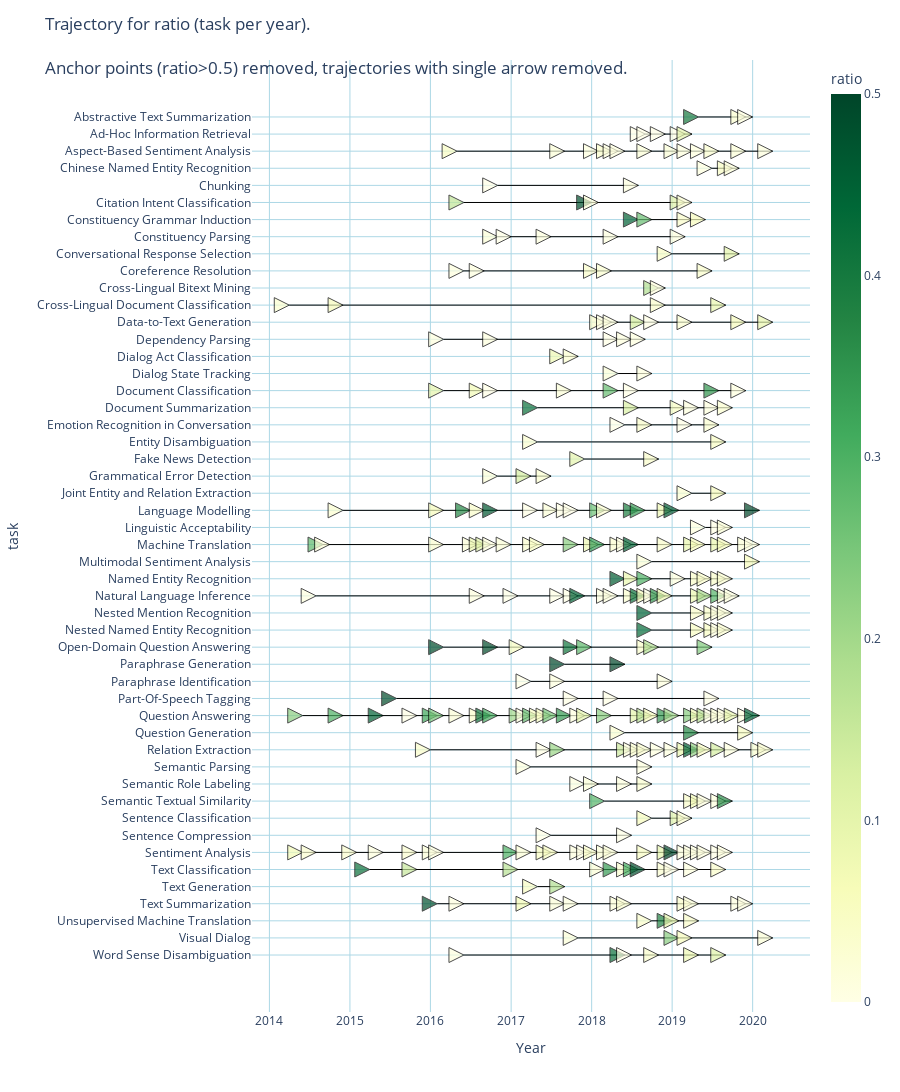

Notebook code for this chart:
### Markdown cell above
### Same plot as before, but then, only with more than one arrow per trajectory.

### Code cell
fig_traj = px.line(average_summary_IN, x="date", y="task", color="task")

# this trace adds first all the dates with a data point attached to it
# fig3_df=average_summary[average_summary["in_trajectory"]=="OUT"]
# fig3_df["date"]=pd.to_datetime(fig3_df['date'])
# fig3_df["date"]=fig3_df["date"].dt.year


# then as use the average_summary df to add only the data that forms a trajectory#
# this value/date is the average of the percentual of maximum value achieved for the metrics at that date.

# This adds/remove those points with value < 1 and > 0.5
# add_white("task")

fig_traj.add_trace(
    go.Scatter(
        x=average_summary_IN["date"],
        y=average_summary_IN["task"],
        mode="markers",
        name=None,
        hovertemplate=average_summary_IN["task"]
        + "<BR>task: "
        + average_summary_IN["task"]
        + "<BR>date: "
        + average_summary_IN["date"].astype("string")
        + "<BR>ratio: "
        + average_summary_IN["ratio"].astype("string"),
        marker=dict(
            size=15,  # alpha ratio
            symbol=48,  # https://plotly.com/python/marker-style/
            opacity=0.7,  # alpha ratio
            color=average_summary_IN["ratio"],  # set color equal to a variable
            colorscale="YlGn",  # one of plotly colorscales
            colorbar=dict(title="ratio", lenmode="pixels"),
            showscale=True,
        ),
    )
)


fig_traj.update_traces(
    marker=dict(line=dict(color="black", width=1)),
    line=dict(width=1, color="black"),
)

fig_traj.update_xaxes(showgrid=True, gridcolor="lightBlue", title="Year")
fig_traj.update_yaxes(showgrid=True, gridcolor="lightBlue", title="task")

fig_traj.update_layout(
    #title="Trajectory for ratio (task per year)",
    title_text='Trajectory for ratio (task per year).<BR><BR>Anchor points (ratio>0.5) removed, trajectories with single arrow removed.',
    showlegend=False,
    plot_bgcolor="white",
    height=2000,
    width=900,
    xaxis=dict(
        tickmode="auto",
    ),
)  # set the background colour)

# fig.update_layout(margin_pad=1)

fig_traj.show()

### Figure 1 — Plotly figure (JSON) as saved in the notebook; plotly's stock layout.template omitted (floating-point values rounded to 4 significant figures; data arrays with more than 128 entries replaced by an {"elided": "..."} marker saying what was removed)
{"data": [{"hovertemplate": "task=%{y}<br>date=%{x}<extra></extra>", "legendgroup": "Abstractive Text Summarization", "line": {"color": "black", "dash": "solid", "width": 1}, "marker": {"line": {"color": "black", "width": 1}}, "mode": "lines", "name": "Abstractive Text Summarization", "orientation": "v", "showlegend": true, "type": "scatter", "x": ["2019-05", "2019-12", "2020-01"], "xaxis": "x", "y": ["Abstractive Text Summarization", "Abstractive Text Summarization", "Abstractive Text Summarization"], "yaxis": "y"}, {"hovertemplate": "task=%{y}<br>date=%{x}<extra></extra>", "legendgroup": "Ad-Hoc Information Retrieval", "line": {"color": "black", "dash": "solid", "width": 1}, "marker": {"line": {"color": "black", "width": 1}}, "mode": "lines", "name": "Ad-Hoc Information Retrieval", "orientation": "v", "showlegend": true, "type": "scatter", "x": ["2018-09", "2018-10", "2018-12", "2019-03", "2019-04"], "xaxis": "x", "y": ["Ad-Hoc Information Retrieval", "Ad-Hoc Information Retrieval", "Ad-Hoc Information Retrieval", "Ad-Hoc Information Retrieval", "Ad-Hoc Information Retrieval"], "yaxis": "y"}, {"hovertemplate": "task=%{y}<br>date=%{x}<extra></extra>", "legendgroup": "Aspect-Based Sentiment Analysis", "line": {"color": "black", "dash": "solid", "width": 1}, "marker": {"line": {"color": "black", "width": 1}}, "mode": "lines", "name": "Aspect-Based Sentiment Analysis", "orientation": "v", "showlegend": true, "type": "scatter", "x": ["2016-05", "2017-09", "2018-02", "2018-04", "2018-05", "2018-06", "2018-10", "2019-02", "2019-04", "2019-06", "2019-08", "2019-12", "2020-04"], "xaxis": "x", "y": ["Aspect-Based Sentiment Analysis", "Aspect-Based Sentiment Analysis", "Aspect-Based Sentiment Analysis", "Aspect-Based Sentiment Analysis", "Aspect-Based Sentiment Analysis", "Aspect-Based Sentiment Analysis", "Aspect-Based Sentiment Analysis", "Aspect-Based Sentiment Analysis", "Aspect-Based Sentiment Analysis", "Aspect-Based Sentiment Analysis", "Aspect-Based Sentiment Analysis", "Aspect-Based Sentiment Analysis", "Aspect-Based Sentiment Analysis"], "yaxis": "y"}, {"hovertemplate": "task=%{y}<br>date=%{x}<extra></extra>", "legendgroup": "Chinese Named Entity Recognition", "line": {"color": "black", "dash": "solid", "width": 1}, "marker": {"line": {"color": "black", "width": 1}}, "mode": "lines", "name": "Chinese Named Entity Recognition", "orientation": "v", "showlegend": true, "type": "scatter", "x": ["2019-07", "2019-10", "2019-11"], "xaxis": "x", "y": ["Chinese Named Entity Recognition", "Chinese Named Entity Recognition", "Chinese Named Entity Recognition"], "yaxis": "y"}, {"hovertemplate": "task=%{y}<br>date=%{x}<extra></extra>", "legendgroup": "Chunking", "line": {"color": "black", "dash": "solid", "width": 1}, "marker": {"line": {"color": "black", "width": 1}}, "mode": "lines", "name": "Chunking", "orientation": "v", "showlegend": true, "type": "scatter", "x": ["2016-11", "2018-08"], "xaxis": "x", "y": ["Chunking", "Chunking"], "yaxis": "y"}, {"hovertemplate": "task=%{y}<br>date=%{x}<extra></extra>", "legendgroup": "Citation Intent Classification", "line": {"color": "black", "dash": "solid", "width": 1}, "marker": {"line": {"color": "black", "width": 1}}, "mode": "lines", "name": "Citation Intent Classification", "orientation": "v", "showlegend": true, "type": "scatter", "x": ["2016-06", "2018-01", "2018-02", "2019-03", "2019-04"], "xaxis": "x", "y": ["Citation Intent Classification", "Citation Intent Classification", "Citation Intent Classification", "Citation Intent Classification", "Citation Intent Classification"], "yaxis": "y"}, {"hovertemplate": "task=%{y}<br>date=%{x}<extra></extra>", "legendgroup": "Constituency Grammar Induction", "line": {"color": "black", "dash": "solid", "width": 1}, "marker": {"line": {"color": "black", "width": 1}}, "mode": "lines", "name": "Constituency Grammar Induction", "orientation": "v", "showlegend": true, "type": "scatter", "x": ["2018-08", "2018-10", "2019-04", "2019-06"], "xaxis": "x", "y": ["Constituency Grammar Induction", "Constituency Grammar Induction", "Constituency Grammar Induction", "Constituency Grammar Induction"], "yaxis": "y"}, {"hovertemplate": "task=%{y}<br>date=%{x}<extra></extra>", "legendgroup": "Constituency Parsing", "line": {"color": "black", "dash": "solid", "width": 1}, "marker": {"line": {"color": "black", "width": 1}}, "mode": "lines", "name": "Constituency Parsing", "orientation": "v", "showlegend": true, "type": "scatter", "x": ["2016-11", "2017-01", "2017-07", "2018-05", "2019-03"], "xaxis": "x", "y": ["Constituency Parsing", "Constituency Parsing", "Constituency Parsing", "Constituency Parsing", "Constituency Parsing"], "yaxis": "y"}, {"hovertemplate": "task=%{y}<br>date=%{x}<extra></extra>", "legendgroup": "Conversational Response Selection", "line": {"color": "black", "dash": "solid", "width": 1}, "marker": {"line": {"color": "black", "width": 1}}, "mode": "lines", "name": "Conversational Response Selection", "orientation": "v", "showlegend": true, "type": "scatter", "x": ["2019-01", "2019-11"], "xaxis": "x", "y": ["Conversational Response Selection", "Conversational Response Selection"], "yaxis": "y"}, {"hovertemplate": "task=%{y}<br>date=%{x}<extra></extra>", "legendgroup": "Coreference Resolution", "line": {"color": "black", "dash": "solid", "width": 1}, "marker": {"line": {"color": "black", "width": 1}}, "mode": "lines", "name": "Coreference Resolution", "orientation": "v", "showlegend": true, "type": "scatter", "x": ["2016-06", "2016-09", "2018-02", "2018-04", "2019-07"], "xaxis": "x", "y": ["Coreference Resolution", "Coreference Resolution", "Coreference Resolution", "Coreference Resolution", "Coreference Resolution"], "yaxis": "y"}, {"hovertemplate": "task=%{y}<br>date=%{x}<extra></extra>", "legendgroup": "Cross-Lingual Bitext Mining", "line": {"color": "black", "dash": "solid", "width": 1}, "marker": {"line": {"color": "black", "width": 1}}, "mode": "lines", "name": "Cross-Lingual Bitext Mining", "orientation": "v", "showlegend": true, "type": "scatter", "x": ["2018-11", "2018-12"], "xaxis": "x", "y": ["Cross-Lingual Bitext Mining", "Cross-Lingual Bitext Mining"], "yaxis": "y"}, {"hovertemplate": "task=%{y}<br>date=%{x}<extra></extra>", "legendgroup": "Cross-Lingual Document Classification", "line": {"color": "black", "dash": "solid", "width": 1}, "marker": {"line": {"color": "black", "width": 1}}, "mode": "lines", "name": "Cross-Lingual Document Classification", "orientation": "v", "showlegend": true, "type": "scatter", "x": ["2014-04", "2014-12", "2018-12", "2019-09"], "xaxis": "x", "y": ["Cross-Lingual Document Classification", "Cross-Lingual Document Classification", "Cross-Lingual Document Classification", "Cross-Lingual Document Classification"], "yaxis": "y"}, {"hovertemplate": "task=%{y}<br>date=%{x}<extra></extra>", "legendgroup": "Data-to-Text Generation", "line": {"color": "black", "dash": "solid", "width": 1}, "marker": {"line": {"color": "black", "width": 1}}, "mode": "lines", "name": "Data-to-Text Generation", "orientation": "v", "showlegend": true, "type": "scatter", "x": ["2018-03", "2018-04", "2018-05", "2018-09", "2018-11", "2019-04", "2019-12", "2020-04"], "xaxis": "x", "y": ["Data-to-Text Generation", "Data-to-Text Generation", "Data-to-Text Generation", "Data-to-Text Generation", "Data-to-Text Generation", "Data-to-Text Generation", "Data-to-Text Generation", "Data-to-Text Generation"], "yaxis": "y"}, {"hovertemplate": "task=%{y}<br>date=%{x}<extra></extra>", "legendgroup": "Dependency Parsing", "line": {"color": "black", "dash": "solid", "width": 1}, "marker": {"line": {"color": "black", "width": 1}}, "mode": "lines", "name": "Dependency Parsing", "orientation": "v", "showlegend": true, "type": "scatter", "x": ["2016-03", "2016-11", "2018-05", "2018-07", "2018-09"], "xaxis": "x", "y": ["Dependency Parsing", "Dependency Parsing", "Dependency Parsing", "Dependency Parsing", "Dependency Parsing"], "yaxis": "y"}, {"hovertemplate": "task=%{y}<br>date=%{x}<extra></extra>", "legendgroup": "Dialog Act Classification", "line": {"color": "black", "dash": "solid", "width": 1}, "marker": {"line": {"color": "black", "width": 1}}, "mode": "lines", "name": "Dialog Act Classification", "orientation": "v", "showlegend": true, "type": "scatter", "x": ["2017-09", "2017-11"], "xaxis": "x", "y": ["Dialog Act Classification", "Dialog Act Classification"], "yaxis": "y"}, {"hovertemplate": "task=%{y}<br>date=%{x}<extra></extra>", "legendgroup": "Dialog State Tracking", "line": {"color": "black", "dash": "solid", "width": 1}, "marker": {"line": {"color": "black", "width": 1}}, "mode": "lines", "name": "Dialog State Tracking", "orientation": "v", "showlegend": true, "type": "scatter", "x": ["2018-05", "2018-10"], "xaxis": "x", "y": ["Dialog State Tracking", "Dialog State Tracking"], "yaxis": "y"}, {"hovertemplate": "task=%{y}<br>date=%{x}<extra></extra>", "legendgroup": "Document Classification", "line": {"color": "black", "dash": "solid", "width": 1}, "marker": {"line": {"color": "black", "width": 1}}, "mode": "lines", "name": "Document Classification", "orientation": "v", "showlegend": true, "type": "scatter", "x": ["2016-03", "2016-09", "2016-11", "2017-10", "2018-05", "2018-08", "2019-08", "2019-12"], "xaxis": "x", "y": ["Document Classification", "Document Classification", "Document Classification", "Document Classification", "Document Classification", "Document Classification", "Document Classification", "Document Classification"], "yaxis": "y"}, {"hovertemplate": "task=%{y}<br>date=%{x}<extra></extra>", "legendgroup": "Document Summarization", "line": {"color": "black", "dash": "solid", "width": 1}, "marker": {"line": {"color": "black", "width": 1}}, "mode": "lines", "name": "Document Summarization", "orientation": "v", "showlegend": true, "type": "scatter", "x": ["2017-05", "2018-08", "2019-03", "2019-05", "2019-08", "2019-10"], "xaxis": "x", "y": ["Document Summarization", "Document Summarization", "Document Summarization", "Document Summarization", "Document Summarization", "Document Summarization"], "yaxis": "y"}, {"hovertemplate": "task=%{y}<br>date=%{x}<extra></extra>", "legendgroup": "Emotion Recognition in Conversation", "line": {"color": "black", "dash": "solid", "width": 1}, "marker": {"line": {"color": "black", "width": 1}}, "mode": "lines", "name": "Emotion Recognition in Conversation", "orientation": "v", "showlegend": true, "type": "scatter", "x": ["2018-06", "2018-10", "2019-04", "2019-08"], "xaxis": "x", "y": ["Emotion Recognition in Conversation", "Emotion Recognition in Conversation", "Emotion Recognition in Conversation", "Emotion Recognition in Conversation"], "yaxis": "y"}, {"hovertemplate": "task=%{y}<br>date=%{x}<extra></extra>", "legendgroup": "Entity Disambiguation", "line": {"color": "black", "dash": "solid", "width": 1}, "marker": {"line": {"color": "black", "width": 1}}, "mode": "lines", "name": "Entity Disambiguation", "orientation": "v", "showlegend": true, "type": "scatter", "x": ["2017-05", "2019-09"], "xaxis": "x", "y": ["Entity Disambiguation", "Entity Disambiguation"], "yaxis": "y"}, {"hovertemplate": "task=%{y}<br>date=%{x}<extra></extra>", "legendgroup": "Fake News Detection", "line": {"color": "black", "dash": "solid", "width": 1}, "marker": {"line": {"color": "black", "width": 1}}, "mode": "lines", "name": "Fake News Detection", "orientation": "v", "showlegend": true, "type": "scatter", "x": ["2017-12", "2018-11"], "xaxis": "x", "y": ["Fake News Detection", "Fake News Detection"], "yaxis": "y"}, {"hovertemplate": "task=%{y}<br>date=%{x}<extra></extra>", "legendgroup": "Grammatical Error Detection", "line": {"color": "black", "dash": "solid", "width": 1}, "marker": {"line": {"color": "black", "width": 1}}, "mode": "lines", "name": "Grammatical Error Detection", "orientation": "v", "showlegend": true, "type": "scatter", "x": ["2016-11", "2017-04", "2017-07"], "xaxis": "x", "y": ["Grammatical Error Detection", "Grammatical Error Detection", "Grammatical Error Detection"], "yaxis": "y"}, {"hovertemplate": "task=%{y}<br>date=%{x}<extra></extra>", "legendgroup": "Joint Entity and Relation Extraction", "line": {"color": "black", "dash": "solid", "width": 1}, "marker": {"line": {"color": "black", "width": 1}}, "mode": "lines", "name": "Joint Entity and Relation Extraction", "orientation": "v", "showlegend": true, "type": "scatter", "x": ["2019-04", "2019-09"], "xaxis": "x", "y": ["Joint Entity and Relation Extraction", "Joint Entity and Relation Extraction"], "yaxis": "y"}, {"hovertemplate": "task=%{y}<br>date=%{x}<extra></extra>", "legendgroup": "Language Modelling", "line": {"color": "black", "dash": "solid", "width": 1}, "marker": {"line": {"color": "black", "width": 1}}, "mode": "lines", "name": "Language Modelling", "orientation": "v", "showlegend": true, "type": "scatter", "x": ["2014-12", "2016-03", "2016-07", "2016-09", "2016-11", "2017-05", "2017-08", "2017-10", "2017-11", "2018-03", "2018-04", "2018-08", "2018-09", "2019-01", "2019-02", "2020-02"], "xaxis": "x", "y": ["Language Modelling", "Language Modelling", "Language Modelling", "Language Modelling", "Language Modelling", "Language Modelling", "Language Modelling", "Language Modelling", "Language Modelling", "Language Modelling", "Language Modelling", "Language Modelling", "Language Modelling", "Language Modelling", "Language Modelling", "Language Modelling"], "yaxis": "y"}, {"hovertemplate": "task=%{y}<br>date=%{x}<extra></extra>", "legendgroup": "Linguistic Acceptability", "line": {"color": "black", "dash": "solid", "width": 1}, "marker": {"line": {"color": "black", "width": 1}}, "mode": "lines", "name": "Linguistic Acceptability", "orientation": "v", "showlegend": true, "type": "scatter", "x": ["2019-06", "2019-09", "2019-10"], "xaxis": "x", "y": ["Linguistic Acceptability", "Linguistic Acceptability", "Linguistic Acceptability"], "yaxis": "y"}, {"hovertemplate": "task=%{y}<br>date=%{x}<extra></extra>", "legendgroup": "Machine Translation", "line": {"color": "black", "dash": "solid", "width": 1}, "marker": {"line": {"color": "black", "width": 1}}, "mode": "lines", "name": "Machine Translation", "orientation": "v", "showlegend": true, "type": "scatter", "x": ["2014-09", "2014-10", "2016-03", "2016-08", "2016-09", "2016-10", "2016-11", "2017-01", "2017-05", "2017-06", "2017-11", "2018-02", "2018-03", "2018-06", "2018-07", "2018-08", "2019-01", "2019-05", "2019-06", "2019-09", "2019-10", "2020-01", "2020-02"], "xaxis": "x", "y": ["Machine Translation", "Machine Translation", "Machine Translation", "Machine Translation", "Machine Translation", "Machine Translation", "Machine Translation", "Machine Translation", "Machine Translation", "Machine Translation", "Machine Translation", "Machine Translation", "Machine Translation", "Machine Translation", "Machine Translation", "Machine Translation", "Machine Translation", "Machine Translation", "Machine Translation", "Machine Translation", "Machine Translation", "Machine Translation", "Machine Translation"], "yaxis": "y"}, {"hovertemplate": "task=%{y}<br>date=%{x}<extra></extra>", "legendgroup": "Multimodal Sentiment Analysis", "line": {"color": "black", "dash": "solid", "width": 1}, "marker": {"line": {"color": "black", "width": 1}}, "mode": "lines", "name": "Multimodal Sentiment Analysis", "orientation": "v", "showlegend": true, "type": "scatter", "x": ["2018-10", "2020-02"], "xaxis": "x", "y": ["Multimodal Sentiment Analysis", "Multimodal Sentiment Analysis"], "yaxis": "y"}, {"hovertemplate": "task=%{y}<br>date=%{x}<extra></extra>", "legendgroup": "Named Entity Recognition", "line": {"color": "black", "dash": "solid", "width": 1}, "marker": {"line": {"color": "black", "width": 1}}, "mode": "lines", "name": "Named Entity Recognition", "orientation": "v", "showlegend": true, "type": "scatter", "x": ["2018-06", "2018-08", "2018-10", "2019-03", "2019-06", "2019-07", "2019-09", "2019-10"], "xaxis": "x", "y": ["Named Entity Recognition", "Named Entity Recognition", "Named Entity Recognition", "Named Entity Recognition", "Named Entity Recognition", "Named Entity Recognition", "Named Entity Recognition", "Named Entity Recognition"], "yaxis": "y"}, {"hovertemplate": "task=%{y}<br>date=%{x}<extra></extra>", "legendgroup": "Natural Language Inference", "line": {"color": "black", "dash": "solid", "width": 1}, "marker": {"line": {"color": "black", "width": 1}}, "mode": "lines", "name": "Natural Language Inference", "orientation": "v", "showlegend": true, "type": "scatter", "x": ["2014-08", "2016-09", "2017-02", "2017-09", "2017-11", "2017-12", "2018-04", "2018-05", "2018-08", "2018-09", "2018-10", "2018-11", "2018-12", "2019-01", "2019-06", "2019-07", "2019-09", "2019-10", "2019-11"], "xaxis": "x", "y": ["Natural Language Inference", "Natural Language Inference", "Natural Language Inference", "Natural Language Inference", "Natural Language Inference", "Natural Language Inference", "Natural Language Inference", "Natural Language Inference", "Natural Language Inference", "Natural Language Inference", "Natural Language Inference", "Natural Language Inference", "Natural Language Inference", "Natural Language Inference", "Natural Language Inference", "Natural Language Inference", "Natural Language Inference", "Natural Language Inference", "Natural Language Inference"], "yaxis": "y"}, {"hovertemplate": "task=%{y}<br>date=%{x}<extra></extra>", "legendgroup": "Nested Mention Recognition", "line": {"color": "black", "dash": "solid", "width": 1}, "marker": {"line": {"color": "black", "width": 1}}, "mode": "lines", "name": "Nested Mention Recognition", "orientation": "v", "showlegend": true, "type": "scatter", "x": ["2018-10", "2019-06", "2019-08", "2019-09", "2019-10"], "xaxis": "x", "y": ["Nested Mention Recognition", "Nested Mention Recognition", "Nested Mention Recognition", "Nested Mention Recognition", "Nested Mention Recognition"], "yaxis": "y"}, {"hovertemplate": "task=%{y}<br>date=%{x}<extra></extra>", "legendgroup": "Nested Named Entity Recognition", "line": {"color": "black", "dash": "solid", "width": 1}, "marker": {"line": {"color": "black", "width": 1}}, "mode": "lines", "name": "Nested Named Entity Recognition", "orientation": "v", "showlegend": true, "type": "scatter", "x": ["2018-10", "2019-06", "2019-08", "2019-09", "2019-10"], "xaxis": "x", "y": ["Nested Named Entity Recognition", "Nested Named Entity Recognition", "Nested Named Entity Recognition", "Nested Named Entity Recognition", "Nested Named Entity Recognition"], "yaxis": "y"}, {"hovertemplate": "task=%{y}<br>date=%{x}<extra></extra>", "legendgroup": "Open-Domain Question Answering", "line": {"color": "black", "dash": "solid", "width": 1}, "marker": {"line": {"color": "black", "width": 1}}, "mode": "lines", "name": "Open-Domain Question Answering", "orientation": "v", "showlegend": true, "type": "scatter", "x": ["2016-03", "2016-11", "2017-03", "2017-11", "2018-01", "2018-10", "2018-11", "2019-07"], "xaxis": "x", "y": ["Open-Domain Question Answering", "Open-Domain Question Answering", "Open-Domain Question Answering", "Open-Domain Question Answering", "Open-Domain Question Answering", "Open-Domain Question Answering", "Open-Domain Question Answering", "Open-Domain Question Answering"], "yaxis": "y"}, {"hovertemplate": "task=%{y}<br>date=%{x}<extra></extra>", "legendgroup": "Paraphrase Generation", "line": {"color": "black", "dash": "solid", "width": 1}, "marker": {"line": {"color": "black", "width": 1}}, "mode": "lines", "name": "Paraphrase Generation", "orientation": "v", "showlegend": true, "type": "scatter", "x": ["2017-09", "2018-06"], "xaxis": "x", "y": ["Paraphrase Generation", "Paraphrase Generation"], "yaxis": "y"}, {"hovertemplate": "task=%{y}<br>date=%{x}<extra></extra>", "legendgroup": "Paraphrase Identification", "line": {"color": "black", "dash": "solid", "width": 1}, "marker": {"line": {"color": "black", "width": 1}}, "mode": "lines", "name": "Paraphrase Identification", "orientation": "v", "showlegend": true, "type": "scatter", "x": ["2017-04", "2017-09", "2019-01"], "xaxis": "x", "y": ["Paraphrase Identification", "Paraphrase Identification", "Paraphrase Identification"], "yaxis": "y"}, {"hovertemplate": "task=%{y}<br>date=%{x}<extra></extra>", "legendgroup": "Part-Of-Speech Tagging", "line": {"color": "black", "dash": "solid", "width": 1}, "marker": {"line": {"color": "black", "width": 1}}, "mode": "lines", "name": "Part-Of-Speech Tagging", "orientation": "v", "showlegend": true, "type": "scatter", "x": ["2015-08", "2017-11", "2018-05", "2019-08"], "xaxis": "x", "y": ["Part-Of-Speech Tagging", "Part-Of-Speech Tagging", "Part-Of-Speech Tagging", "Part-Of-Speech Tagging"], "yaxis": "y"}, {"hovertemplate": "task=%{y}<br>date=%{x}<extra></extra>", "legendgroup": "Question Answering", "line": {"color": "black", "dash": "solid", "width": 1}, "marker": {"line": {"color": "black", "width": 1}}, "mode": "lines", "name": "Question Answering", "orientation": "v", "showlegend": true, "type": "scatter", "x": ["2014-06", "2014-12", "2015-06", "2015-11", "2016-02", "2016-03", "2016-06", "2016-09", "2016-10", "2016-11", "2017-03", "2017-04", "2017-05", "2017-06", "2017-07", "2017-08", "2017-10", "2017-12", "2018-01", "2018-04", "2018-09", "2018-10", "2018-11", "2019-01", "2019-02", "2019-05", "2019-06", "2019-07", "2019-08", "2019-09", "2019-10", "2019-11", "2020-01", "2020-02"], "xaxis": "x", "y": ["Question Answering", "Question Answering", "Question Answering", "Question Answering", "Question Answering", "Question Answering", "Question Answering", "Question Answering", "Question Answering", "Question Answering", "Question Answering", "Question Answering", "Question Answering", "Question Answering", "Question Answering", "Question Answering", "Question Answering", "Question Answering", "Question Answering", "Question Answering", "Question Answering", "Question Answering", "Question Answering", "Question Answering", "Question Answering", "Question Answering", "Question Answering", "Question Answering", "Question Answering", "Question Answering", "Question Answering", "Question Answering", "Question Answering", "Question Answering"], "yaxis": "y"}, {"hovertemplate": "task=%{y}<br>date=%{x}<extra></extra>", "legendgroup": "Question Generation", "line": {"color": "black", "dash": "solid", "width": 1}, "marker": {"line": {"color": "black", "width": 1}}, "mode": "lines", "name": "Question Generation", "orientation": "v", "showlegend": true, "type": "scatter", "x": ["2018-06", "2019-05", "2020-01"], "xaxis": "x", "y": ["Question Generation", "Question Generation", "Question Generation"], "yaxis": "y"}, {"hovertemplate": "task=%{y}<br>date=%{x}<extra></extra>", "legendgroup": "Relation Extraction", "line": {"color": "black", "dash": "solid", "width": 1}, "marker": {"line": {"color": "black", "width": 1}}, "mode": "lines", "name": "Relation Extraction", "orientation": "v", "showlegend": true, "type": "scatter", "x": ["2016-01", "2017-07", "2017-09", "2018-07", "2018-08", "2018-09", "2018-10", "2018-12", "2019-02", "2019-04", "2019-05", "2019-06", "2019-07", "2019-09", "2019-11", "2020-03", "2020-04"], "xaxis": "x", "y": ["Relation Extraction", "Relation Extraction", "Relation Extraction", "Relation Extraction", "Relation Extraction", "Relation Extraction", "Relation Extraction", "Relation Extraction", "Relation Extraction", "Relation Extraction", "Relation Extraction", "Relation Extraction", "Relation Extraction", "Relation Extraction", "Relation Extraction", "Relation Extraction", "Relation Extraction"], "yaxis": "y"}, {"hovertemplate": "task=%{y}<br>date=%{x}<extra></extra>", "legendgroup": "Semantic Parsing", "line": {"color": "black", "dash": "solid", "width": 1}, "marker": {"line": {"color": "black", "width": 1}}, "mode": "lines", "name": "Semantic Parsing", "orientation": "v", "showlegend": true, "type": "scatter", "x": ["2017-04", "2018-10"], "xaxis": "x", "y": ["Semantic Parsing", "Semantic Parsing"], "yaxis": "y"}, {"hovertemplate": "task=%{y}<br>date=%{x}<extra></extra>", "legendgroup": "Semantic Role Labeling", "line": {"color": "black", "dash": "solid", "width": 1}, "marker": {"line": {"color": "black", "width": 1}}, "mode": "lines", "name": "Semantic Role Labeling", "orientation": "v", "showlegend": true, "type": "scatter", "x": ["2017-12", "2018-02", "2018-07", "2018-10"], "xaxis": "x", "y": ["Semantic Role Labeling", "Semantic Role Labeling", "Semantic Role Labeling", "Semantic Role Labeling"], "yaxis": "y"}, {"hovertemplate": "task=%{y}<br>date=%{x}<extra></extra>", "legendgroup": "Semantic Textual Similarity", "line": {"color": "black", "dash": "solid", "width": 1}, "marker": {"line": {"color": "black", "width": 1}}, "mode": "lines", "name": "Semantic Textual Similarity", "orientation": "v", "showlegend": true, "type": "scatter", "x": ["2018-03", "2019-05", "2019-06", "2019-07", "2019-09", "2019-10"], "xaxis": "x", "y": ["Semantic Textual Similarity", "Semantic Textual Similarity", "Semantic Textual Similarity", "Semantic Textual Similarity", "Semantic Textual Similarity", "Semantic Textual Similarity"], "yaxis": "y"}, {"hovertemplate": "task=%{y}<br>date=%{x}<extra></extra>", "legendgroup": "Sentence Classification", "line": {"color": "black", "dash": "solid", "width": 1}, "marker": {"line": {"color": "black", "width": 1}}, "mode": "lines", "name": "Sentence Classification", "orientation": "v", "showlegend": true, "type": "scatter", "x": ["2018-10", "2019-03", "2019-04"], "xaxis": "x", "y": ["Sentence Classification", "Sentence Classification", "Sentence Classification"], "yaxis": "y"}, {"hovertemplate": "task=%{y}<br>date=%{x}<extra></extra>", "legendgroup": "Sentence Compression", "line": {"color": "black", "dash": "solid", "width": 1}, "marker": {"line": {"color": "black", "width": 1}}, "mode": "lines", "name": "Sentence Compression", "orientation": "v", "showlegend": true, "type": "scatter", "x": ["2017-07", "2018-07"], "xaxis": "x", "y": ["Sentence Compression", "Sentence Compression"], "yaxis": "y"}, {"hovertemplate": "task=%{y}<br>date=%{x}<extra></extra>", "legendgroup": "Sentiment Analysis", "line": {"color": "black", "dash": "solid", "width": 1}, "marker": {"line": {"color": "black", "width": 1}}, "mode": "lines", "name": "Sentiment Analysis", "orientation": "v", "showlegend": true, "type": "scatter", "x": ["2014-06", "2014-08", "2015-02", "2015-06", "2015-11", "2016-02", "2016-03", "2017-02", "2017-04", "2017-07", "2017-08", "2017-12", "2018-01", "2018-02", "2018-04", "2018-05", "2018-10", "2019-01", "2019-02", "2019-04", "2019-05", "2019-06", "2019-07", "2019-09", "2019-10"], "xaxis": "x", "y": ["Sentiment Analysis", "Sentiment Analysis", "Sentiment Analysis", "Sentiment Analysis", "Sentiment Analysis", "Sentiment Analysis", "Sentiment Analysis", "Sentiment Analysis", "Sentiment Analysis", "Sentiment Analysis", "Sentiment Analysis", "Sentiment Analysis", "Sentiment Analysis", "Sentiment Analysis", "Sentiment Analysis", "Sentiment Analysis", "Sentiment Analysis", "Sentiment Analysis", "Sentiment Analysis", "Sentiment Analysis", "Sentiment Analysis", "Sentiment Analysis", "Sentiment Analysis", "Sentiment Analysis", "Sentiment Analysis"], "yaxis": "y"}, {"hovertemplate": "task=%{y}<br>date=%{x}<extra></extra>", "legendgroup": "Text Classification", "line": {"color": "black", "dash": "solid", "width": 1}, "marker": {"line": {"color": "black", "width": 1}}, "mode": "lines", "name": "Text Classification", "orientation": "v", "showlegend": true, "type": "scatter", "x": ["2015-04", "2015-11", "2017-02", "2018-03", "2018-05", "2018-07", "2018-08", "2018-09", "2019-01", "2019-02", "2019-05", "2019-09"], "xaxis": "x", "y": ["Text Classification", "Text Classification", "Text Classification", "Text Classification", "Text Classification", "Text Classification", "Text Classification", "Text Classification", "Text Classification", "Text Classification", "Text Classification", "Text Classification"], "yaxis": "y"}, {"hovertemplate": "task=%{y}<br>date=%{x}<extra></extra>", "legendgroup": "Text Generation", "line": {"color": "black", "dash": "solid", "width": 1}, "marker": {"line": {"color": "black", "width": 1}}, "mode": "lines", "name": "Text Generation", "orientation": "v", "showlegend": true, "type": "scatter", "x": ["2017-05", "2017-09"], "xaxis": "x", "y": ["Text Generation", "Text Generation"], "yaxis": "y"}, {"hovertemplate": "task=%{y}<br>date=%{x}<extra></extra>", "legendgroup": "Text Summarization", "line": {"color": "black", "dash": "solid", "width": 1}, "marker": {"line": {"color": "black", "width": 1}}, "mode": "lines", "name": "Text Summarization", "orientation": "v", "showlegend": true, "type": "scatter", "x": ["2016-02", "2016-06", "2017-04", "2017-09", "2017-11", "2018-06", "2018-07", "2019-04", "2019-05", "2019-12", "2020-01"], "xaxis": "x", "y": ["Text Summarization", "Text Summarization", "Text Summarization", "Text Summarization", "Text Summarization", "Text Summarization", "Text Summarization", "Text Summarization", "Text Summarization", "Text Summarization", "Text Summarization"], "yaxis": "y"}, {"hovertemplate": "task=%{y}<br>date=%{x}<extra></extra>", "legendgroup": "Unsupervised Machine Translation", "line": {"color": "black", "dash": "solid", "width": 1}, "marker": {"line": {"color": "black", "width": 1}}, "mode": "lines", "name": "Unsupervised Machine Translation", "orientation": "v", "showlegend": true, "type": "scatter", "x": ["2018-10", "2019-01", "2019-02", "2019-05"], "xaxis": "x", "y": ["Unsupervised Machine Translation", "Unsupervised Machine Translation", "Unsupervised Machine Translation", "Unsupervised Machine Translation"], "yaxis": "y"}, {"hovertemplate": "task=%{y}<br>date=%{x}<extra></extra>", "legendgroup": "Visual Dialog", "line": {"color": "black", "dash": "solid", "width": 1}, "marker": {"line": {"color": "black", "width": 1}}, "mode": "lines", "name": "Visual Dialog", "orientation": "v", "showlegend": true, "type": "scatter", "x": ["2017-11", "2019-02", "2019-04", "2020-04"], "xaxis": "x", "y": ["Visual Dialog", "Visual Dialog", "Visual Dialog", "Visual Dialog"], "yaxis": "y"}, {"hovertemplate": "task=%{y}<br>date=%{x}<extra></extra>", "legendgroup": "Word Sense Disambiguation", "line": {"color": "black", "dash": "solid", "width": 1}, "marker": {"line": {"color": "black", "width": 1}}, "mode": "lines", "name": "Word Sense Disambiguation", "orientation": "v", "showlegend": true, "type": "scatter", "x": ["2016-06", "2018-06", "2018-07", "2018-11", "2019-05", "2019-09"], "xaxis": "x", "y": ["Word Sense Disambiguation", "Word Sense Disambiguation", "Word Sense Disambiguation", "Word Sense Disambiguation", "Word Sense Disambiguation", "Word Sense Disambiguation"], "yaxis": "y"}, {"hovertemplate": {"elided": "330 str values"}, "line": {"color": "black", "width": 1}, "marker": {"color": {"elided": "330 float values"}, "colorbar": {"lenmode": "pixels", "title": {"text": "ratio"}}, "colorscale": [[0, "rgb(255,255,229)"], [0.125, "rgb(247,252,185)"], [0.25, "rgb(217,240,163)"], [0.375, "rgb(173,221,142)"], [0.5, "rgb(120,198,121)"], [0.625, "rgb(65,171,93)"], [0.75, "rgb(35,132,67)"], [0.875, "rgb(0,104,55)"], [1, "rgb(0,69,41)"]], "line": {"color": "black", "width": 1}, "opacity": 0.7, "showscale": true, "size": 15, "symbol": 48}, "mode": "markers", "type": "scatter", "x": {"elided": "330 str values"}, "y": {"elided": "330 str values"}}], "layout": {"height": 2000, "legend": {"title": {"text": "task"}, "tracegroupgap": 0}, "margin": {"t": 60}, "plot_bgcolor": "white", "showlegend": false, "title": {"text": "Trajectory for ratio (task per year).<BR><BR>Anchor points (ratio>0.5) removed, trajectories with single arrow removed."}, "width": 900, "xaxis": {"anchor": "y", "domain": [0, 1], "gridcolor": "lightBlue", "showgrid": true, "tickmode": "auto", "title": {"text": "Year"}}, "yaxis": {"anchor": "x", "categoryarray": ["Word Sense Disambiguation", "Visual Dialog", "Unsupervised Machine Translation", "Text Summarization", "Text Generation", "Text Classification", "Sentiment Analysis", "Sentence Compression", "Sentence Classification", "Semantic Textual Similarity", "Semantic Role Labeling", "Semantic Parsing", "Relation Extraction", "Question Generation", "Question Answering", "Part-Of-Speech Tagging", "Paraphrase Identification", "Paraphrase Generation", "Open-Domain Question Answering", "Nested Named Entity Recognition", "Nested Mention Recognition", "Natural Language Inference", "Named Entity Recognition", "Multimodal Sentiment Analysis", "Machine Translation", "Linguistic Acceptability", "Language Modelling", "Joint Entity and Relation Extraction", "Grammatical Error Detection", "Fake News Detection", "Entity Disambiguation", "Emotion Recognition in Conversation", "Document Summarization", "Document Classification", "Dialog State Tracking", "Dialog Act Classification", "Dependency Parsing", "Data-to-Text Generation", "Cross-Lingual Document Classification", "Cross-Lingual Bitext Mining", "Coreference Resolution", "Conversational Response Selection", "Constituency Parsing", "Constituency Grammar Induction", "Citation Intent Classification", "Chunking", "Chinese Named Entity Recognition", "Aspect-Based Sentiment Analysis", "Ad-Hoc Information Retrieval", "Abstractive Text Summarization"], "categoryorder": "array", "domain": [0, 1], "gridcolor": "lightBlue", "showgrid": true, "title": {"text": "task"}}}}
